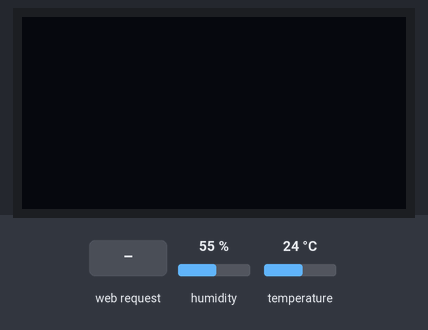
The program below on a simulated ESP32. Shown: 128×64 one-colour display. Inputs (shaded band) come from the test bench; at power-on: humidity 55 %, temperature 24 °C. WiFi joins after 1.5 s; servers stay silent unless stated; what the program prints to the serial monitor is not drawn.

Above: at 3.3 s.
3.4 s: HTTP request GET /temperature received
At 3.44 s:
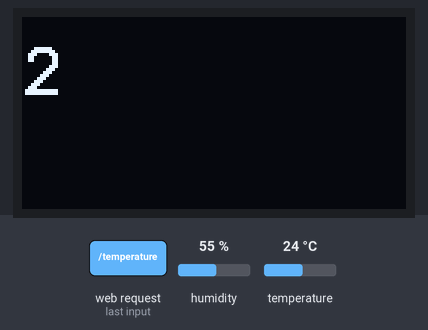
At 3.9 s:
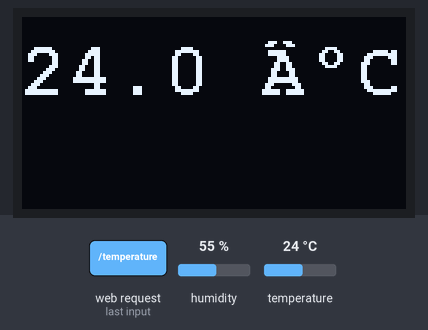
4.9 s: HTTP request GET /humidity received
At 6.0 s:
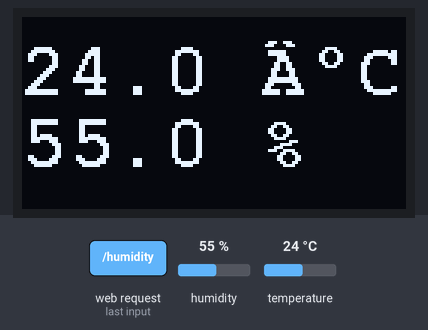
Timing chart, 0 to 7.9 s (numbered marks = the images above; inputs shaded):
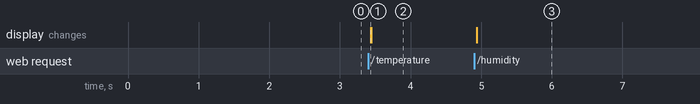

Measured:
- after the input at 3.4 s, the display: changes at once (image 1)
- after the input at 4.9 s, the display: first changes at once (image 3 shows a later state)

The program:

main.cpp
```cpp
#include <Arduino.h>
#include "WiFi.h"
#include "ESPAsyncWebServer.h"
#include <Adafruit_Sensor.h>
#include <DHT.h>
#include <U8x8lib.h>

//SSID et mot de passe du wifi
const char* ssid = "SSID";
const char* password = "PASSWORD";

#define DHTPIN 23 // PIN connectée au capteur
#define DHTTYPE DHT22 //Capteur DHT22

DHT dht(DHTPIN, DHTTYPE);

//Création d'un objet AsyncWebServer sur le port 80
AsyncWebServer server(80);
U8X8_SSD1306_128X64_NONAME_SW_I2C u8x8(/* clock=*/ 22, /* data=*/ 21, /* reset=*/ U8X8_PIN_NONE); //OLED sans broche reset

String readDHTTemperature() {
  float t = dht.readTemperature();

  //Vérifier si une lecture a échoué.
  if (isnan(t)) {
    //Serial.println("Échec de la lecture du capteur DHT");
    u8x8.drawUTF8(2,2,"Échec de");
    u8x8.drawString(1,3, "la lecture du");
    u8x8.drawString(2,4,"capteur DHT");
    return "--";
  }
  else {
    //Serial.println(t);
    u8x8.setCursor(0,1);
    u8x8.print(t);
    u8x8.drawUTF8(8,1," °C");
    return String(t);
  }
}


String readDHTHumidity() {
  float h = dht.readHumidity();

  //Vérifier si une lecture a échoué.
  if (isnan(h)) {
    //Serial.println("Échec de la lecture du capteur DHT");
    u8x8.drawUTF8(2,2,"Échec de");
    u8x8.drawString(1,3, "la lecture du");
    u8x8.drawString(2,4,"capteur DHT");
    return "--";
  }
  else {
    //Serial.println(h);
    u8x8.setCursor(0,4);
    u8x8.print(h);
    u8x8.drawUTF8(8,4," %");
    return String(h);
  }
}


//Code HTML de la page Web
const char index_html[] PROGMEM = R"rawliteral(
<!DOCTYPE HTML>
<html lang="fr">
<head>
  <meta charset="utf-8">
  <meta name="viewport" content="width=device-width, initial-scale=1">
  <link rel="stylesheet" href="https://use.fontawesome.com/releases/v5.7.2/css/all.css" integrity="sha384-fnmOCqbTlWIlj8LyTjo7mOUStjsKC4pOpQbqyi7RrhN7udi9RwhKkMHpvLbHG9Sr" crossorigin="anonymous">
  <style>
    html {
     font-family: Arial;
     display: inline-block;
     margin: 0px auto;
     text-align: center;
    }
    h2 { font-size: 3.0rem; }
    p { font-size: 3.0rem; }
    .units { font-size: 1.2rem; }
    .dht-labels{
      font-size: 1.5rem;
      vertical-align:middle;
      padding-bottom: 15px;
    }
  </style>
</head>
<body>
  <h2>ESP32 DHT22</h2>
  <p>
    <i class="fas fa-thermometer-half" style="color:#059e8a;"></i>
    <span class="dht-labels">Température</span>
    <span id="temperature">%TEMPERATURE%</span>
    <sup class="units">&deg;C</sup>
  </p>
  <p>
    <i class="fas fa-tint" style="color:#00add6;"></i>
    <span class="dht-labels">Humidité</span>
    <span id="humidity">%HUMIDITY%</span>
    <sup class="units">&percnt;</sup>
  </p>
</body>
<script>
setInterval(function ( ) {
  var xhttp = new XMLHttpRequest();
  xhttp.onreadystatechange = function() {
    if (this.readyState == 4 && this.status == 200) {
      document.getElementById("temperature").innerHTML = this.responseText;
    }
  };
  xhttp.open("GET", "/temperature", true);
  xhttp.send();
}, 10000 ) ;

setInterval(function ( ) {
  var xhttp = new XMLHttpRequest();
  xhttp.onreadystatechange = function() {
    if (this.readyState == 4 && this.status == 200) {
      document.getElementById("humidity").innerHTML = this.responseText;
    }
  };
  xhttp.open("GET", "/humidity", true);
  xhttp.send();
}, 10000 ) ;
</script>
</html>)rawliteral";


//Remplace l'espace réservé dans la page Web par les valeurs du capteur
String processor(const String& var){
  if(var == "TEMPERATURE"){
    return readDHTTemperature();
  }
  else if(var == "HUMIDITY"){
    return readDHTHumidity();
  }
  return String();
}


void setup(){
  u8x8.begin(); //Instancie l'affichage sur l'écran
  u8x8.setFont(u8x8_font_courB18_2x3_f); //police d'écriture. _f : prend en charge + de caractères
  delay(100); //temps d'initialisation de l'écran

  Serial.begin(115200);
  dht.begin();

  //Connexion au WIFI
  WiFi.begin(ssid, password);
  while (WiFi.status() != WL_CONNECTED) {
    delay(1000);
    Serial.println("Connecting to WiFi..");
  }

  //Affiche l'adresse IP de l'ESP
  Serial.println(WiFi.localIP());

  //Chemin d'accès
  server.on("/", HTTP_GET, [](AsyncWebServerRequest *request){
    request->send_P(200, "text/html", index_html, processor);
  });
  server.on("/temperature", HTTP_GET, [](AsyncWebServerRequest *request){
    request->send_P(200, "text/plain", readDHTTemperature().c_str());
  });
  server.on("/humidity", HTTP_GET, [](AsyncWebServerRequest *request){
    request->send_P(200, "text/plain", readDHTHumidity().c_str());
  });

  //Démarrage du serveur
  server.begin();
}


void loop(){

}
```
